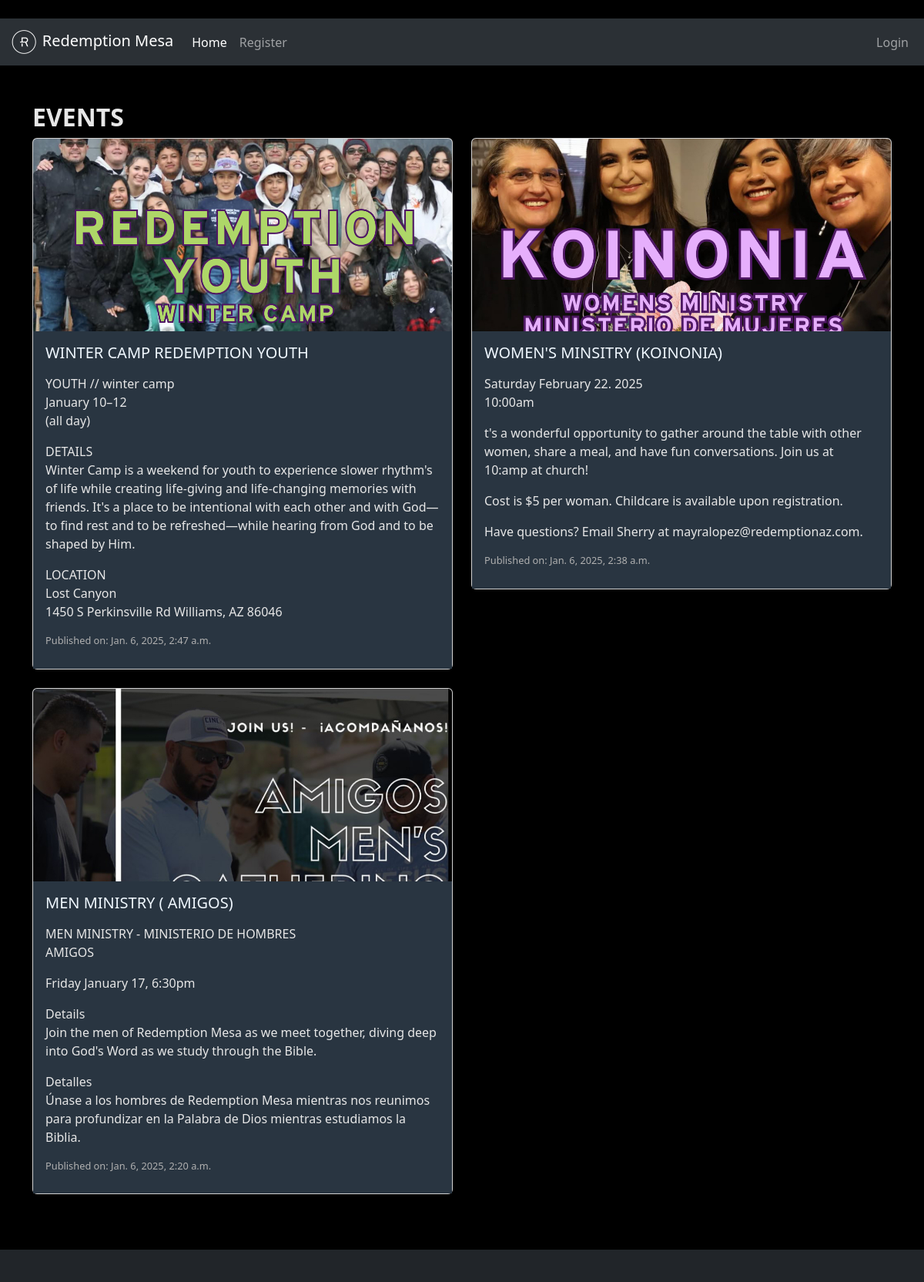
Page /events/ on the earlier database version.
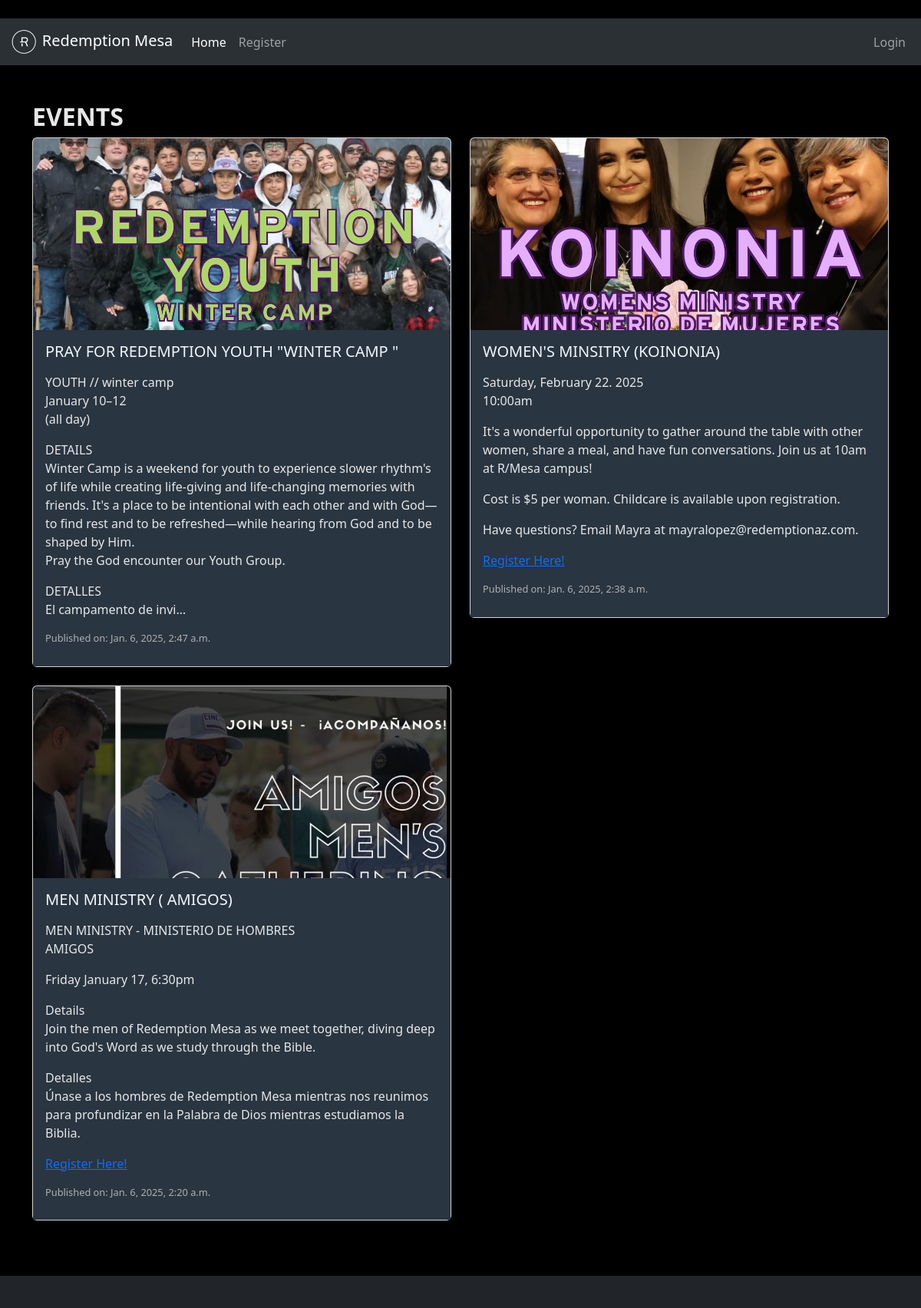
Same page on the later database version.
### home/models.py (models this page shows, shortened)
class Event(models.Model):
    title = models.CharField(max_length=200)
    description = models.TextField()
    image = models.ImageField(upload_to='static/images/events/', blank=True, null=True)  # Optional image field
    pushpay_link = models.URLField(max_length=500, blank=True, null=True)  # New optional hyperlink field
    created_by = models.ForeignKey(User, on_delete=models.CASCADE)
    created_at = models.DateTimeField(auto_now_add=True)

### home/views.py (the view)
# urls.py: path('events/', views.events_list, name='events'),
def events_list(request):
    events = Event.objects.all().order_by('-created_at')  # Query all events
    is_staff = request.user.is_authenticated and (request.user.is_staff or request.user.groups.filter(name='Staff').exists())
    return render(request, 'home/events.html', {'events': events, 'is_staff': is_staff})

### home/templates/home/events.html (shortened to what this page needs)
<!DOCTYPE html>
<html lang="en">
<head>
    <link rel="stylesheet" href="static/style.css">
</head>
<body>
    {% extends "base.html" %}
    {% block content %}
    <div class="container mt-5">
        <h2>Events</h2>
        <div class="row">
            {% for event in events %}
            <div class="col-md-6 mb-4">
                <div class="card">
                    {% if event.image %}
                    <img src="{{ event.image.url }}" class="card-img-top" style="height: 250px; object-fit: cover;">
                    {% endif %}
                    <div class="card-body">
                        <h5 class="card-title">{{ event.title }}</h5>
                        <p class="card-text">{{ event.description|linebreaks|truncatechars:450 }}</p>
                        {% if event.pushpay_link %}
                        <p><a href="{{ event.pushpay_link }}" target="_self">Register Here!</a></p>
                        {% endif %}
                        <p class="small-text">Published on: {{ event.created_at }}</p>
                    </div>
                </div>
            </div>
            {% endfor %}
        </div>
    </div>
    {% endblock %}

### home/templates/base.html (shortened to what this page needs)
<!DOCTYPE html>
<html lang="en">
<head>
  {% load static %}
  <link href="https://cdn.jsdelivr.net/npm/bootstrap@5.3.3/dist/css/bootstrap.min.css" rel="stylesheet"
>
  <link href="https://cdnjs.cloudflare.com/ajax/libs/font-awesome/6.0.0-beta3/css/all.min.css" rel="stylesheet">
  <link rel="stylesheet" href="{% static 'style.css' %}">
</head>
<body>
  <nav class="container-fluid navbar bg-dark navbar-expand-lg bg-body-tertiary" data-bs-theme="dark">
    <div class="container-fluid">
      <a class="navbar-brand" href="/">
        <img src="{% static 'images/logos/r_blanco.png' %}" alt="Redemption Mesa Logo">
        Redemption Mesa
      </a>
      <div class="collapse navbar-collapse" id="navbarNavAltMarkup">
        <div class="navbar-nav me-auto">
          <a class="nav-link active" aria-current="page" href="/">Home</a>
          {% if user.is_authenticated %}
          <a class="nav-link" href="{% url 'profile' %}">Preferences</a>
          {% elif not user.is_authenticated %}
          <a class="nav-link" href="/register">Register</a>
          {% endif %}
        </div>
        <div class="navbar-nav">
          {% if user.is_authenticated %}
          <a class="nav-link" href="{% url 'logout' %}">{{ user.username }} Logout</a>
          {% else %}
          <a class="nav-link" href="{% url 'login' %}">Login</a>
          {% endif %}
        </div>
      </div>
    </div>
  </nav>
  <div class="col-12">
    {% block content %}
    {% endblock %}
  </div>
  <footer class="bg-dark text-white py-3 mt-5">

### home/static/style.css (style rules this page uses)
body { background-color: #000000 !important; background-size: cover; margin: 0; padding-top: 0%; }
h2 { color: #e7e7e7; text-transform: uppercase; text-align: left; font-weight: bolder; vertical-align: middle; margin-top: 1vh; }
h3, h4, p { color: #e7e7e7; }
.navbar-brand img { height: 35px !important; }
.card-body { background-color: #293541; color: #e7e7e7; padding-bottom: 10px; }
.small-text { font-size: 0.8em; color: rgb(176, 176, 176); }
.card-title { color:aliceblue; }

### home/templates/base.html (style rules this page uses)
.navbar-brand img { height: 40px; width: auto; }

Differences in the rows shown:
changed Event: title "WINTER CAMP REDEMPTION YOUTH" → "PRAY FOR REDEMPTION YOUTH \"WINTER CAMP \""; description "…be shaped by Him. LOCATION Lost Canyon 1450 S Perkinsville Rd Williams, AZ 86046" → "…be shaped by Him. Pray the God encounter our Youth Group. DETALLES El campamento de invi…"
changed Event "WOMEN'S MINSITRY (KOINONIA)": description "Saturday February 22. 2025 10:00am t's a wonderful opportunity to gather around the table with other women, share a meal, and have fun conversations. Join us at 10:amp at church! Cost is $5 per woman. Childcare is available upon registration. Have questions? Email Sherry at mayralopez@redemptionaz.com." → "Saturday, February 22. 2025 10:00am It's a wonderful opportunity to gather around the table with other women, share a meal, and have fun conversations. Join us at 10am at R/Mesa campus! Cost is $5 per woman. Childcare is available upon registration. Have questions? Email Mayra at mayralopez@redemptionaz.com."; now shows "Register Here!"
changed Event "MEN MINISTRY ( AMIGOS)": now shows "Register Here!"
